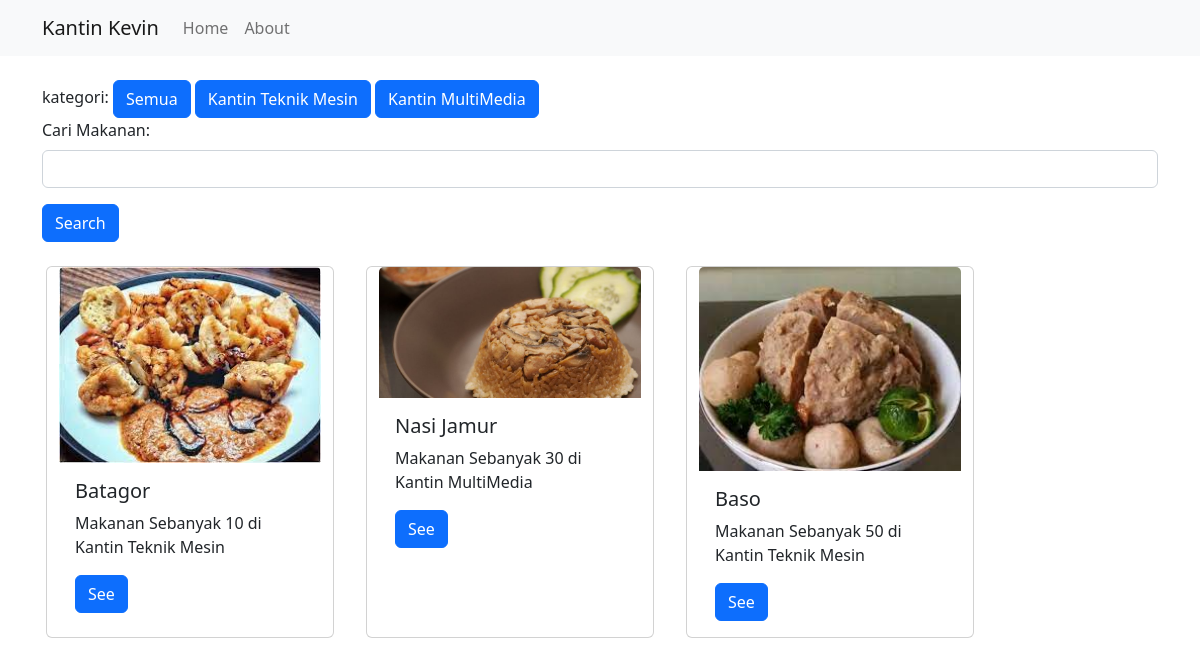
The page / on the database its author committed.
### makanan/models.py (models this page shows, shortened)
class Kantin(models.Model):
    nama = models.CharField(max_length=250)
    phone_regex = RegexValidator(regex=r'^\+?1?\d{9,15}', message="min 8 digit")
    telpon = models.CharField(validators=[phone_regex], max_length = 15, blank=  True)
    def __str__(self):
        return self.nama

class Makanan(models.Model):
    nama = models.CharField(max_length=250)
    harga = models.IntegerField()
    gambar = models.ImageField(upload_to='makan/images')
    stok = models.IntegerField()
    kantin = models.ForeignKey(Kantin,on_delete=models.CASCADE)
    TERSEDIA = (
        ('0', 'Tidak Tersedia'),
        ('1', 'Tersedia')
    )
    tersedia = models.CharField(max_length=1,choices=TERSEDIA)

### makanan/views.py (the view)
# urls.py: 2. Add a URL to urlpatterns:  path('', views.home, name='home')
def home(request):
    kantins = Kantin.objects.all()
    searchMakanan = request.GET.get('nama')
    searchKantin = request.GET.get('kantin_id')
    if searchMakanan:
        makanans = Makanan.objects.filter(nama__icontains=searchMakanan)
    elif searchKantin:
        makanans = Makanan.objects.filter(kantin = searchKantin)
    else:
        makanans = Makanan.objects.all()
    return render(request, 'home.html', {
        'searchMakanan':searchMakanan,
        'makanans' : makanans,
        'kantins' : kantins,
        'page' : 'about'
        })

### makanan/templates/home.html (shortened to what this page needs)
{% extends "base.html" %}
{% block content %}
    <br/>
    kategori: <a class="btn btn-primary" href="{% url 'home' %}">Semua</a>
    {% for kantin in kantins %}
        <a class="btn btn-primary" href="?kantin_id={{ kantin.id }}">{{ kantin.nama }}</a>
    {% endfor %}
    <form action="">
        <div class="mb-3">
            <label class="form-label">Cari Makanan:</label>
            <input type="text" name="nama" class="form-control" />
        </div>
        <button type="submit" class="btn btn-primary">Search</button>
    </form>
    <br/>
    <div class="row row-cols-1 row-cols-md-3 g-4">
        {% for makanan in makanans %}
            <div class="card mx-3" style="width: 18rem;">
                <img src="{{ makanan.gambar.url }}" class="card-img-top" alt="...">
                <div class="card-body">
                    <h5 class="card-title">{{ makanan.nama }}</h5>
                    <p class="card-text">Makanan Sebanyak {{ makanan.stok }} di {{ makanan.kantin }}</p>
                    <a href="{% url 'detail' makanan.id %}" class="btn btn-primary">See</a>
                </div>
            </div>
        {% endfor %}
    </div>
{% endblock content %}

### makanan/templates/base.html (shortened to what this page needs)
{% load static %}
<!DOCTYPE html>
<html>
    <head>
        <link href="https://cdn.jsdelivr.net/npm/bootstrap@5.2.3/dist/css/bootstrap.min.css"
              rel="stylesheet"
/>
    </head>
    <body>
        <nav class="navbar navbar-expand-lg bg-light">
            <div class="container">
                <a class="navbar-brand" href="{% url 'home' %}"><img  style="width: 20px;" src="{% static 'images/open-book.png'%}" alt="">Kantin Kevin</a>
                <div class="collapse navbar-collapse" id="navbarSupportedContent">
                    <ul class="navbar-nav me-auto mb-2 mb-lg-0">
                        <li class="nav-item">
                            <a class="nav-link" href="{% url 'home' %}">Home</a>
                        </li>
                        <li class="nav-item">
                            <a class="nav-link" href="{% url 'about' %}">About</a>
                        </li>
                    </ul>
                </div>
            </div>
        </nav>
        <div class="container">
            {% block content %}
            {% endblock content %}
        </div>
    </body>
</html>

### rows shown on the page
Kantin: nama "Kantin Teknik Mesin"
Kantin: nama "Kantin MultiMedia"
Makanan: gambar (picture), nama "Batagor", stok "10", kantin "Kantin Teknik Mesin"
Makanan: gambar (picture), nama "Nasi Jamur", stok "30", kantin "Kantin MultiMedia"
Makanan: gambar (picture), nama "Baso", stok "50", kantin "Kantin Teknik Mesin"
